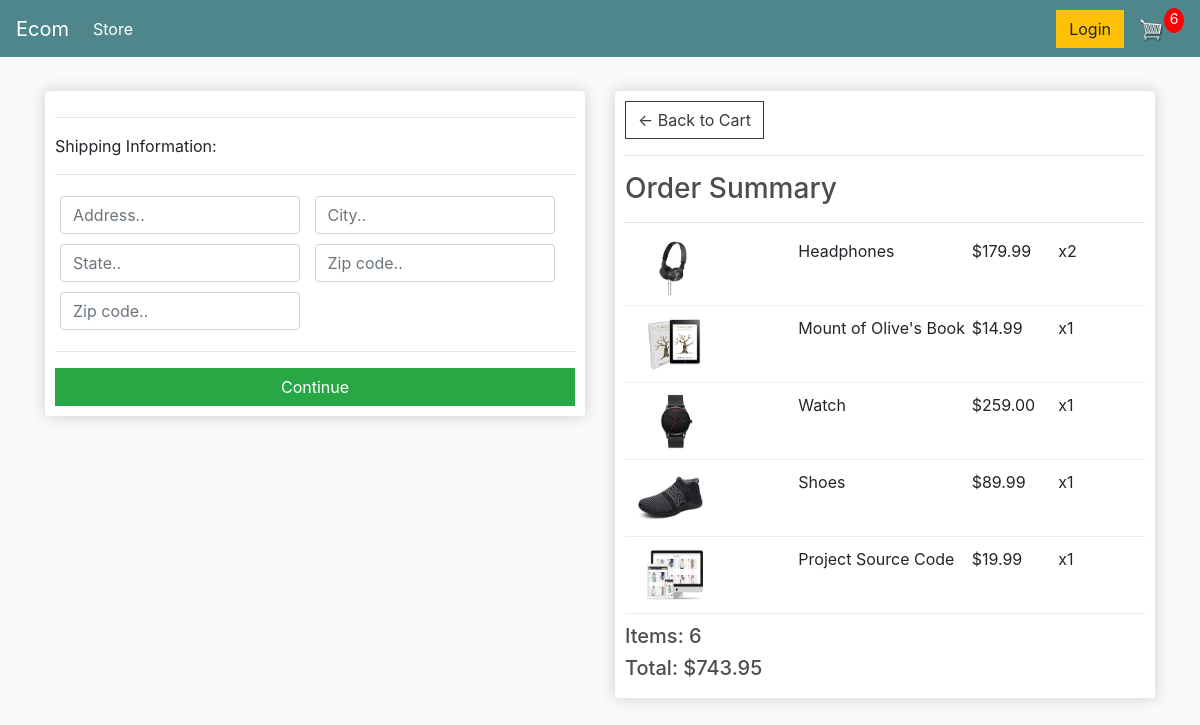
The app's page /checkout/ (signed in) with its own data.
### store/models.py (models this page shows, shortened)
class OrderItem(models.Model):
	product = models.ForeignKey(Product, on_delete=models.SET_NULL, null=True)
	order = models.ForeignKey(Order, on_delete=models.SET_NULL, null=True)
	quantity = models.IntegerField(default=0, null=True, blank=True)
	date_added = models.DateTimeField(auto_now_add=True)
	@property
	def get_total(self):
		total = self.product.price * self.quantity
		return total

class Product(models.Model):
	name = models.CharField(max_length=200)
	price = models.FloatField()
	digital = models.BooleanField(default=False,null=True, blank=True)
	image = models.ImageField(null=True, blank=True)
	@property
	def imageURL(self):
		try:
			url = self.image.url
		except:
			url = ''
		return url

class Order(models.Model):
	customer = models.ForeignKey(Customer, on_delete=models.SET_NULL, null=True, blank=True)
	date_ordered = models.DateTimeField(auto_now_add=True)
	complete = models.BooleanField(default=False)
	transaction_id = models.CharField(max_length=100, null=True)
	@property
	def shipping(self):
		shipping = False
		orderitems = self.orderitem_set.all()
		for i in orderitems:
			if i.product.digital == False:
				shipping = True
		return shipping
	@property
	def get_cart_total(self):
		orderitems = self.orderitem_set.all()
		total = sum([item.get_total for item in orderitems])
		return total
	@property
	def get_cart_items(self):
		orderitems = self.orderitem_set.all()
		total = sum([item.quantity for item in orderitems])
		return total

### store/views.py (the view)
# urls.py: path('checkout/', views.checkout, name="checkout"),
def checkout(request):
	data = cartData(request)
	cartItems = data['cartItems']
	order = data['order']
	items = data['items']
	context = {'items':items, 'order':order, 'cartItems':cartItems}
	return render(request, 'store/checkout.html', context)

### store/utils.py (called while the page is built)
def cartData(request):
	if request.user.is_authenticated:
		customer = request.user.customer
		order, created = Order.objects.get_or_create(customer=customer, complete=False)
		items = order.orderitem_set.all()
		cartItems = order.get_cart_items
	else:
		cookieData = cookieCart(request)
		cartItems = cookieData['cartItems']
		order = cookieData['order']
		items = cookieData['items']
	return {'cartItems':cartItems ,'order':order, 'items':items}

### store/templates/store/checkout.html (shortened to what this page needs)
{% extends 'store/main.html' %}
{% load static %}
{% block content %}
     <div class="row">
		<div class="col-lg-6">
			<div class="box-element" id="form-wrapper">
				<form id="form">
					<div id="shipping-info">
						<hr>
						<p>Shipping Information:</p>
						<hr>
						<div class="form-field">
							<input class="form-control" type="text" name="address" placeholder="Address..">
						</div>
						<div class="form-field">
							<input class="form-control" type="text" name="city" placeholder="City..">
						</div>
						<div class="form-field">
							<input class="form-control" type="text" name="state" placeholder="State..">
						</div>
						<div class="form-field">
							<input class="form-control" type="text" name="zipcode" placeholder="Zip code..">
						</div>
						<div class="form-field">
							<input class="form-control" type="text" name="country" placeholder="Zip code..">
						</div>
					</div>
					<hr>
					<input id="form-button" class="btn btn-success btn-block" type="submit" value="Continue">
				</form>
			</div>
			<br>
		</div>
		<div class="col-lg-6">
			<div class="box-element">
				<a  class="btn btn-outline-dark" href="{% url 'cart' %}">&#x2190; Back to Cart</a>
				<hr>
				<h3>Order Summary</h3>
				<hr>
				{% for item in items %}
				<div class="cart-row">
					<div style="flex:2"><img class="row-image" src="{{item.product.imageURL}}"></div>
					<div style="flex:2"><p>{{item.product.name}}</p></div>
					<div style="flex:1"><p>${{item.product.price|floatformat:2}}</p></div>
					<div style="flex:1"><p>x{{item.quantity}}</p></div>
				</div>
				{% endfor %}
				<h5>Items:   {{order.get_cart_items}}</h5>
				<h5>Total:   ${{order.get_cart_total|floatformat:2}}</h5>
			</div>
		</div>
	</div>
{% endblock content %}

### static/css/main.css (style rules this page uses)
body { background-color: hsl(0, 0%, 98%); }
h1,h2,h3,h4,h5,h6 { color:hsl(0, 0%, 30%); }
.box-element { box-shadow:hsl(0, 0%, 80%) 0 0 16px; background-color: #fff; border-radius: 4px; padding: 10px; }
.col-lg-4, .col-lg-6, .col-lg-8, .col-lg-12 { margin-top: 10px; }
.btn { border-radius: 0; }
.row-image { width: 100px; }
.form-field { width:250px; display: inline-block; padding: 5px; }
.cart-row { display: flex; align-items: flex-stretch; padding-bottom: 10px; margin-bottom: 10px; border-bottom: 1px solid #ececec; }

### records on screen
OrderItem: product.imageURL (picture), product.name "Headphones", product.price "179.99", quantity "2"
OrderItem: product.imageURL (picture), product.name "Mount of Olive's Book", product.price "14.99", quantity "1"
OrderItem: product.imageURL (picture), product.name "Watch", product.price "259.00", quantity "1"
OrderItem: product.imageURL (picture), product.name "Shoes", product.price "89.99", quantity "1"
OrderItem: product.imageURL (picture), product.name "Project Source Code", product.price "19.99", quantity "1"
Order: get_cart_items "6", get_cart_total "743.95"

### other values on screen
{{ cartItems }} "6"
